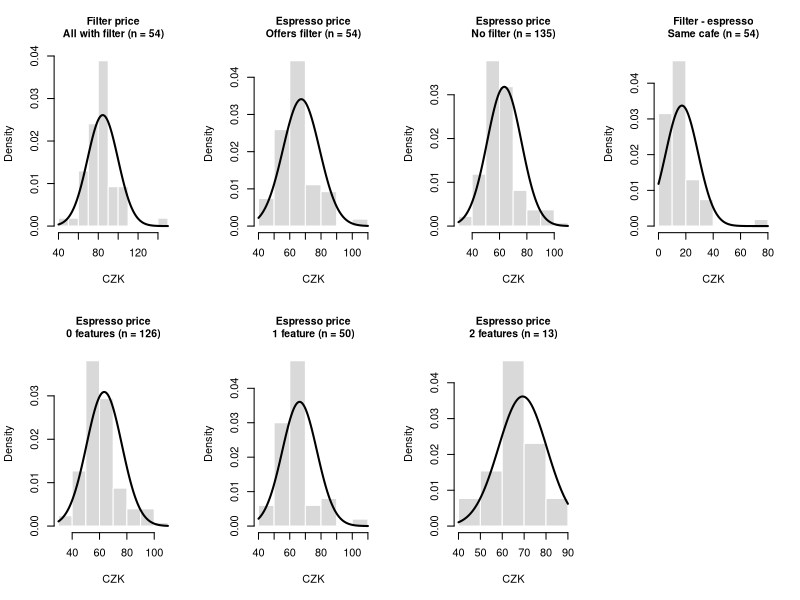
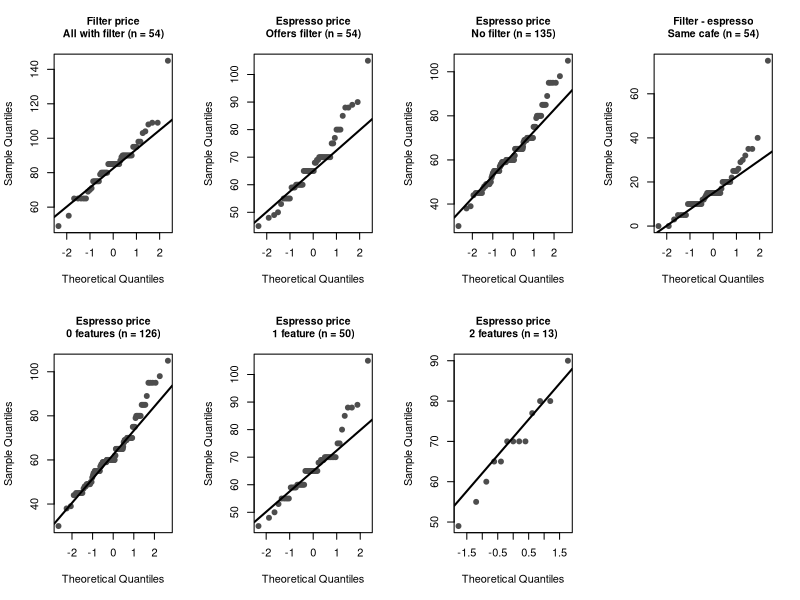
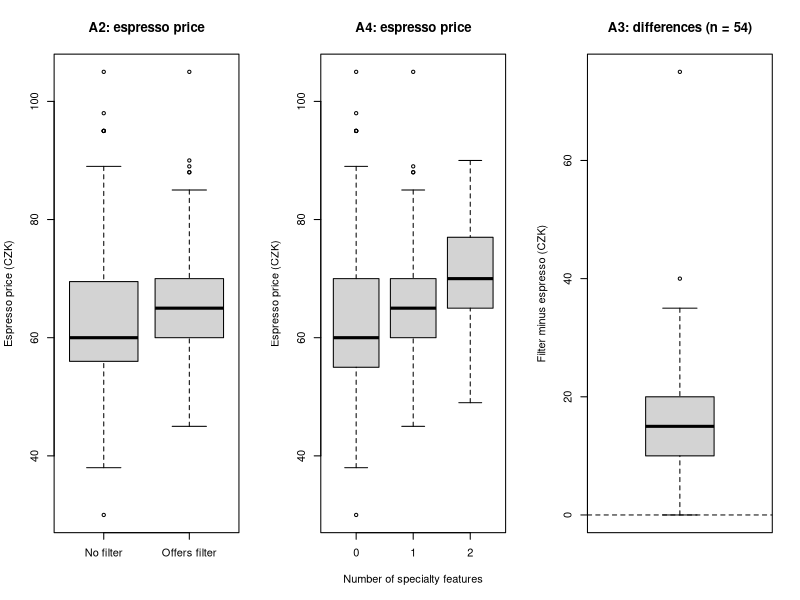
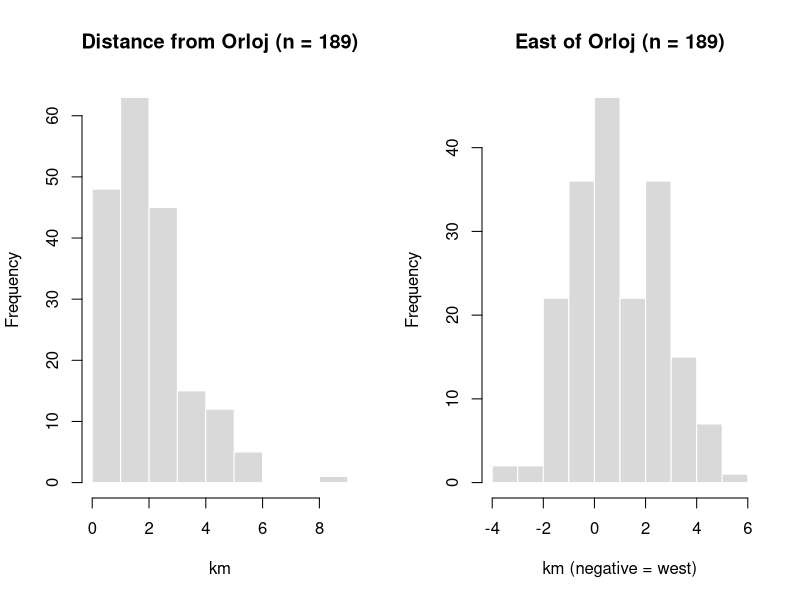
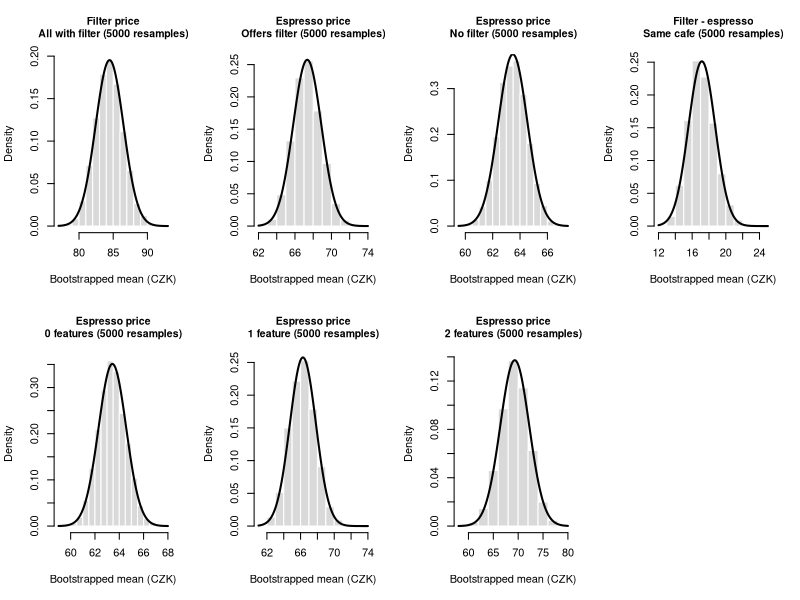

These charts were generated, in order, by the following R code:
# 02_descriptive.R
# dataset.csv -> descriptive tables, plots and the parametric /
# non-parametric decision for each question

d <- read.csv("analysis/dataset.csv", stringsAsFactors = FALSE)
dir.create("report/tables",  recursive = TRUE, showWarnings = FALSE)
dir.create("report/figures", recursive = TRUE, showWarnings = FALSE)

f <- d[d$offers_filter == 1, ]    # cafes with both prices


# ---- Helper functions ----

skewness <- function(x) {
  x <- x[!is.na(x)]
  mean((x - mean(x))^3) / (mean((x - mean(x))^2))^1.5
}

mean_ci <- function(x) {
  x <- x[!is.na(x)]
  se <- sd(x) / sqrt(length(x))
  mean(x) + c(-1, 1) * qt(0.975, length(x) - 1) * se
}

num <- function(x, digits = 1) formatC(x, format = "f", digits = digits)

write_tex <- function(df, file, align) {
  header <- paste(names(df), collapse = " & ")
  body   <- apply(df, 1, function(row) paste(row, collapse = " & "))
  lines  <- c(paste0("\\begin{tabular}{", align, "}"),
              "\\toprule",
              paste(header, "\\\\"),
              "\\midrule",
              paste(body, "\\\\"),
              "\\bottomrule",
              "\\end{tabular}")
  writeLines(lines, file)
}


# ---- 1. Numeric variables ----

f$diff <- f$filter - f$espresso

numeric_vars <- list(
  "Espresso price (CZK)"           = d$espresso,
  "Filter coffee price (CZK)"      = d$filter,
  "Filter minus espresso (CZK)"    = f$diff,
  "Distance from Orloj (km)"       = d$distance_km,
  "East of Orloj (km)"             = d$east_km
)

desc <- data.frame()
for (v in names(numeric_vars)) {
  x  <- numeric_vars[[v]]
  ci <- mean_ci(x)
  q  <- quantile(x, c(0.25, 0.75), na.rm = TRUE)
  desc <- rbind(desc, data.frame(
    Variable  = v,
    n         = sum(!is.na(x)),
    Missing   = sum(is.na(x)),
    Mean      = num(mean(x, na.rm = TRUE)),
    `95\\% CI` = paste0("[", num(ci[1]), ", ", num(ci[2]), "]"),
    SD        = num(sd(x, na.rm = TRUE)),
    Median    = num(median(x, na.rm = TRUE)),
    IQR       = paste0(num(q[1]), "--", num(q[2])),
    Range     = paste0(num(min(x, na.rm = TRUE)), "--", num(max(x, na.rm = TRUE))),
    check.names = FALSE))
}
desc
write_tex(desc, "report/tables/D_descriptives.tex", "lrrrrrrrr")


# ---- 2. Categorical variables ----

cat_table <- function(x, label, levels, names) {
  counts <- table(factor(x, levels = levels), useNA = "ifany")
  pct <- 100 * as.numeric(counts) / sum(counts)
  lab <- c(names, rep("Missing", length(counts) - length(names)))
  data.frame(Variable = c(label, rep("", length(counts) - 1)),
             Category = lab,
             n = as.integer(counts),
             `\\%` = num(pct), check.names = FALSE)
}

cats <- rbind(
  cat_table(d$offers_filter, "Offers filter coffee", c(0, 1), c("No", "Yes")),
  cat_table(d$is_roastery,   "Roastery",             c(0, 1), c("No", "Yes")),
  cat_table(d$n_features,    "Specialty features",   c(0, 1, 2), c("0", "1", "2")),
  cat_table(d$cafe_type,     "Cafe type",
            c("Independent", "Local Chain", "International Chain"),
            c("Independent", "Local chain", "International chain")),
  cat_table(f$chain, "Chain (cafes with filter)", c(0, 1),
            c("Independent", "Chain"))
)
cats
write_tex(cats, "report/tables/D_categorical.tex", "llrr")


# ---- 3. Variables and groups that are tested ----
# A7-A10 are regressions: residuals are checked in 03_analysis.R

checks <- list(
  list(var = "Filter price",       group = "All with filter",  used = "A1, A6",
       x = f$filter),
  list(var = "Espresso price",     group = "Offers filter",    used = "A2, A6",
       x = d$espresso[d$offers_filter == 1]),
  list(var = "Espresso price",     group = "No filter",        used = "A2",
       x = d$espresso[d$offers_filter == 0]),
  list(var = "Filter - espresso",  group = "Same cafe",        used = "A3",
       x = f$diff),
  list(var = "Espresso price",     group = "0 features",       used = "A4",
       x = d$espresso[d$n_features == 0]),
  list(var = "Espresso price",     group = "1 feature",        used = "A4",
       x = d$espresso[d$n_features == 1]),
  list(var = "Espresso price",     group = "2 features",       used = "A4",
       x = d$espresso[d$n_features == 2])
)


# ---- 4. Plots ----

pdf("report/figures/D_histograms.pdf", width = 11, height = 6)
par(mfrow = c(2, 4))
for (ch in checks) {
  x <- ch$x[!is.na(ch$x)]
  hist(x, freq = FALSE, col = "grey85", border = "white",
       main = paste0(ch$var, "\n", ch$group, " (n = ", length(x), ")"),
       xlab = "CZK", cex.main = 0.95)
  curve(dnorm(x, mean(ch$x, na.rm = TRUE), sd(ch$x, na.rm = TRUE)),
        add = TRUE, lwd = 2)
}
dev.off()

pdf("report/figures/D_qqplots.pdf", width = 11, height = 6)
par(mfrow = c(2, 4))
for (ch in checks) {
  x <- ch$x[!is.na(ch$x)]
  qqnorm(x, main = paste0(ch$var, "\n", ch$group, " (n = ", length(x), ")"),
         cex.main = 0.95, pch = 19, col = "grey30")
  qqline(x, lwd = 2)
}
dev.off()

pdf("report/figures/D_boxplots.pdf", width = 11, height = 4)
par(mfrow = c(1, 3))
boxplot(espresso ~ offers_filter, data = d,
        names = c("No filter", "Offers filter"),
        ylab = "Espresso price (CZK)", xlab = "", main = "A2: espresso price")
boxplot(espresso ~ n_features, data = d,
        names = c("0", "1", "2"),
        ylab = "Espresso price (CZK)", xlab = "Number of specialty features",
        main = "A4: espresso price")
boxplot(f$diff, ylab = "Filter minus espresso (CZK)",
        main = paste0("A3: differences (n = ", nrow(f), ")"))
abline(h = 0, lty = 2)
dev.off()

pdf("report/figures/D_distance.pdf", width = 9, height = 4)
par(mfrow = c(1, 2))
hist(d$distance_km, col = "grey85", border = "white",
     main = paste0("Distance from Orloj (n = ", sum(!is.na(d$distance_km)), ")"),
     xlab = "km")
hist(d$east_km, col = "grey85", border = "white",
     main = paste0("East of Orloj (n = ", sum(!is.na(d$east_km)), ")"),
     xlab = "km (negative = west)")
dev.off()


# ---- 5. Normality and CLT ----
# normal: |skewness| < 0.5 (and plots agree)
# CLT: n >= 30 and |skewness of bootstrapped means| < 0.5
# parametric if normal or CLT

set.seed(2026)
B <- 5000

decision <- data.frame()
boot_means <- list()
for (k in seq_along(checks)) {
  x <- checks[[k]]$x
  x <- x[!is.na(x)]
  bm <- replicate(B, mean(sample(x, replace = TRUE)))
  boot_means[[k]] <- bm

  sk        <- skewness(x)
  normal    <- abs(sk) < 0.5
  boot_sk   <- skewness(bm)
  clt       <- length(x) >= 30 && abs(boot_sk) < 0.5
  shapiro_p <- shapiro.test(x)$p.value

  decision <- rbind(decision, data.frame(
    Variable    = checks[[k]]$var,
    Group       = checks[[k]]$group,
    Used        = checks[[k]]$used,
    n           = length(x),
    Skewness    = num(sk, 2),
    `Shapiro $p$` = ifelse(shapiro_p < 0.001, "$<$.001",
                           sub("^0", "", num(shapiro_p, 3))),
    Normal      = ifelse(normal, "Yes", "No"),
    `Boot. skew` = num(boot_sk, 2),
    CLT         = ifelse(clt, "Yes", "No"),
    Method      = ifelse(normal || clt, "Parametric", "Non-parametric"),
    check.names = FALSE))
}
decision

pdf("report/figures/D_bootstrap.pdf", width = 11, height = 6)
par(mfrow = c(2, 4))
for (k in seq_along(checks)) {
  hist(boot_means[[k]], freq = FALSE, col = "grey85", border = "white",
       main = paste0(checks[[k]]$var, "\n", checks[[k]]$group,
                     " (", B, " resamples)"),
       xlab = "Bootstrapped mean (CZK)", cex.main = 0.95)
  curve(dnorm(x, mean(boot_means[[k]]), sd(boot_means[[k]])),
        add = TRUE, lwd = 2)
}
dev.off()

write_tex(decision, "report/tables/D_table.tex", "lllrrrcrcl")


# ---- 6. Method per question ----
# questions with groups need every group to pass

ok <- decision$Method == "Parametric"
method <- c(
  A1 = ifelse(ok[1],             "parametric: one-sample t-test",
                                 "non-parametric: Wilcoxon signed-rank"),
  A2 = ifelse(all(ok[2:3]),      "parametric: Welch t-test",
                                 "non-parametric: Wilcoxon rank-sum"),
  A3 = ifelse(ok[4],             "parametric: paired t-test",
                                 "non-parametric: Wilcoxon signed-rank"),
  A4 = ifelse(all(ok[5:7]),      "parametric: Welch ANOVA + Games-Howell",
                                 "non-parametric: Kruskal-Wallis + Dunn"),
  A6 = ifelse(all(ok[1:2]),      "parametric: Pearson r",
                                 "non-parametric: Spearman rho")
)
method
